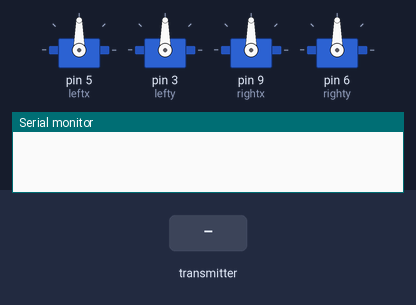
Bench run of a sketch on a simulated Arduino Uno, built with avr-gcc and run on an emulated ATmega328P. Parts: 4 × servo, the last lines printed to the serial monitor. Inputs (shaded band) come from the test bench. No radio packets arrive unless stated.

Above: at 1.2 s.
1.3 s: the transmitter starts sending tSwitch1 = 1
At 2.5 s:
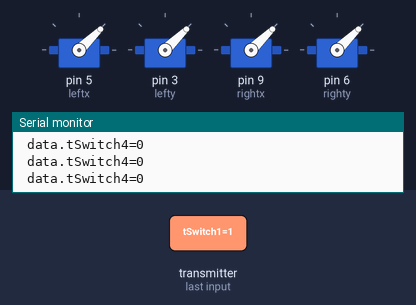
2.8 s: the transmitter starts sending j1PotX = 256
At 3.8 s:
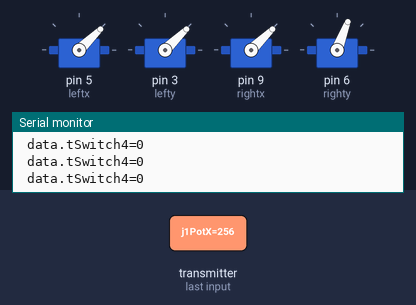
4.3 s: the transmitter starts sending j1PotY = 256
At 4.9 s:
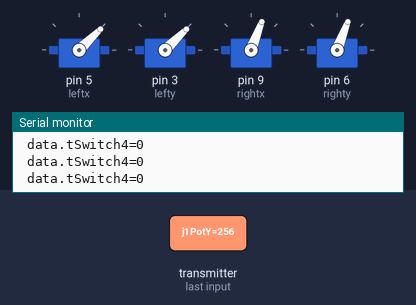
Timing chart, 0 to 7.3 s (numbered marks = the images above; inputs shaded):
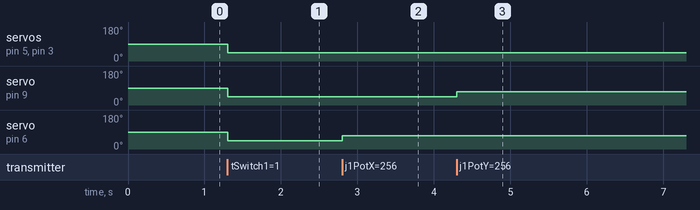

Measured:
- after the input at 1.3 s, servo on pin 5 (leftx), servo on pin 3 (lefty), servo on pin 9 (rightx), servo on pin 6 (righty): 90° → 44° at once
- after the input at 2.8 s, servo on pin 6 (righty): 44° → 69° at once
- after the input at 4.3 s, servo on pin 9 (rightx): 44° → 69° at once

The sketch:

drone_receiver_test_3_final.ino
```cpp
/*
        DIY Arduino based RC Transmitter
*/

#include <SPI.h>
#include <nRF24L01.h>
#include <RF24.h>
#include <Servo.h>
Servo lefty;          //3
Servo leftx;        //5
Servo righty;      //6
Servo rightx;      //9
RF24 radio(7, 8);  // nRF24L01 (CE, CSN)
const byte address[6] = "00001"; // Address
// Max size of this struct is 32 bytes - NRF24L01 buffer limit
struct Data_PackageD {
  short j1PotX;
  short j1PotY;
  byte j1Button;
  short j2PotX;
  short j2PotY;
  byte j2Button;
  short pot1;
  short pot2;
  byte tSwitch1;
  byte tSwitch2;
  byte tSwitch3;
  byte tSwitch4;
  byte tSwitch5;
  byte tSwitch6;
};
Data_PackageD dataD; //Create a variable with the above structure
void setup() {
  Serial.begin(9600);
  // Define the radio communication
  radio.begin();
  radio.openReadingPipe(0, address);
  radio.setPALevel(RF24_PA_MAX);
  radio.startListening();
  leftx.attach(5);
  lefty.attach(3);
  rightx.attach(9);
  righty.attach(6);
}
void loop() {
  // Read all analog inputs and map them to one Byte value
  if (radio.available()) {
    radio.read(&dataD, sizeof(Data_PackageD));
    if (dataD.tSwitch1 == 1)
    {
      int j1x = dataD.j2PotY+1000;
      int j1y = dataD.j2PotX+1000;
      int j2x = dataD.j1PotY+1000;
      int j2y = dataD.j1PotX+1000;

      lefty.writeMicroseconds(j1y);
      leftx.writeMicroseconds(j1x);
      righty.writeMicroseconds(j2y);
      rightx.writeMicroseconds(j2x);

      Serial.print(" data.tSwitch4=");
      Serial.println(dataD.tSwitch4);
    }
  }
}
```
